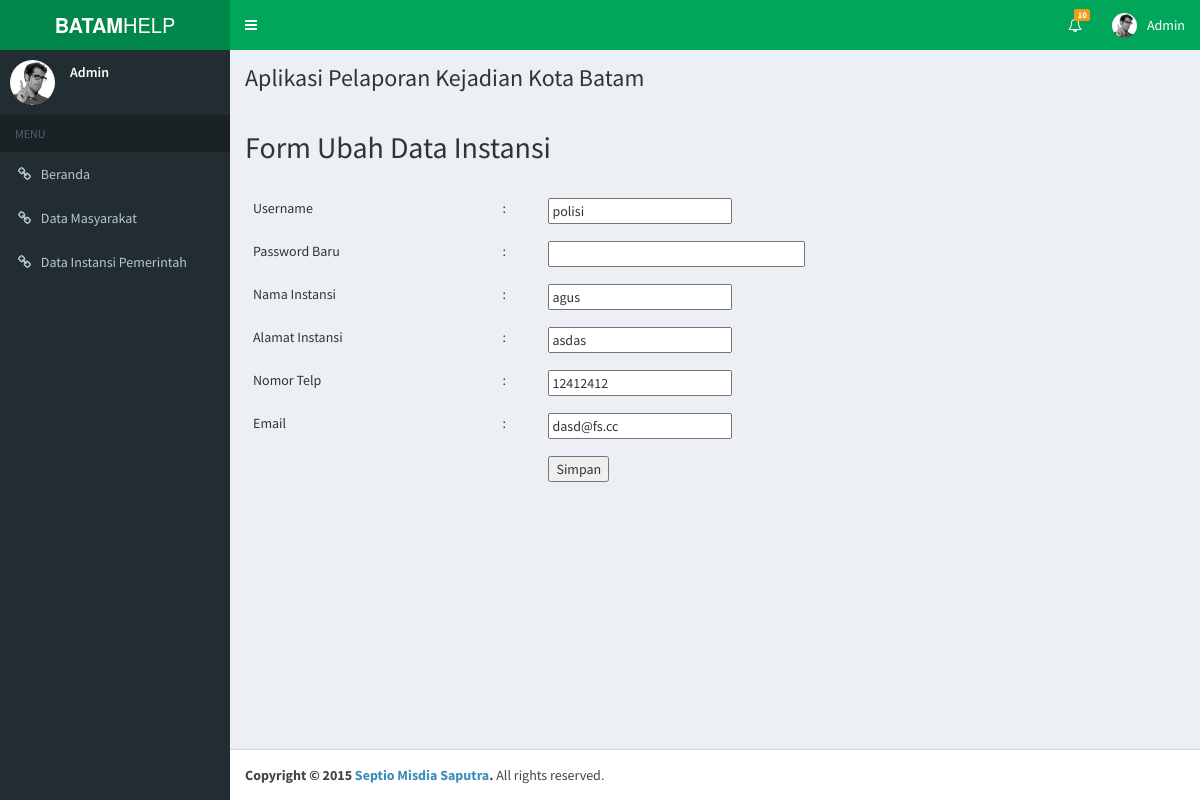
Screenshot of /pages/admin/ubah_instansi.php?username=polisi (signed in) with the database file from the repository.
### tables this page shows
CREATE TABLE IF NOT EXISTS `user` (
  `username` varchar(25) NOT NULL,
  `nama` varchar(25) NOT NULL,
  `alamat` varchar(50) NOT NULL,
  `email` varchar(30) NOT NULL,
  `password` varchar(20) NOT NULL,
  `no_telp` varchar(15) NOT NULL,
  `Status` enum('Aktif','Tidak Aktif') NOT NULL,
  `jenis` varchar(15) NOT NULL,
  PRIMARY KEY (`username`)
);

### pages/admin/ubah_instansi.php (the view, shortened to what this page needs)
<!DOCTYPE html>
<html>
  <head>
    <link rel="stylesheet" href="../../bootstrap/css/bootstrap.min.css">
    <link rel="stylesheet" href="https://maxcdn.bootstrapcdn.com/font-awesome/4.4.0/css/font-awesome.min.css">
    <link rel="stylesheet" href="https://code.ionicframework.com/ionicons/2.0.1/css/ionicons.min.css">
    <link rel="stylesheet" href="../../dist/css/AdminLTE.min.css">
    <link rel="stylesheet" href="../../dist/css/skins/skin-green.css">
  </head>
  <body class="hold-transition skin-green sidebar-mini">
    <div class="wrapper">
      <header class="main-header">
        <a href="index2.html" class="logo">
          <span class="logo-lg"><b>BATAM</b>HELP</span>
        </a>
        <nav class="navbar navbar-static-top" role="navigation">
          <a href="#" class="sidebar-toggle" data-toggle="offcanvas" role="button">
          </a>
          <div class="navbar-custom-menu">
            <ul class="nav navbar-nav">
              <li class="dropdown notifications-menu">
                <a href="#" class="dropdown-toggle" data-toggle="dropdown">
                  <i class="fa fa-bell-o"></i>
                  <span class="label label-warning">10</span>
                </a>
              </li>
              <li class="dropdown user user-menu">
                <a href="#" class="dropdown-toggle" data-toggle="dropdown">
                  <img src="../../dist/img/user2-160x160.jpg" class="user-image" alt="User Image">
                  <span class="hidden-xs"><?php echo "".$_SESSION['username']."";?></span>
                </a>
              </li>
              </ul>
          </div>
        </nav>
      </header>
      <aside class="main-sidebar">
        <section class="sidebar">
          <div class="user-panel">
            <div class="pull-left image">
              <img src="../../dist/img/user2-160x160.jpg" class="img-circle" alt="User Image">
            </div>
            <div class="pull-left info">
              <p><?php echo "".$_SESSION['username']."";?></p>
            </div>
          </div>
          <ul class="sidebar-menu">
            <li class="header">MENU</li>
            <li><a href="index.php?page=beranda"><i class="fa fa-link"></i> <span>Beranda</span></a></li>
            <li><a href="index.php?page=masyarakat"><i class="fa fa-link"></i> <span>Data Masyarakat</span></a></li>
          <li><a href="index.php?page=instansi"><i class="fa fa-link"></i> <span>Data Instansi Pemerintah</span></a></li>
          </ul>
        </section>
      </aside>
      <div class="content-wrapper">
        <section class="content-header">
          <h1>
            Aplikasi Pelaporan Kejadian Kota Batam
          </h1></br><h2>Form Ubah Data Instansi</h2></section>
        <section class="content">
<?php
include ("../proses/config.php");
$username = $_GET['username'];
$hasil = mysqli_query($con,"SELECT * FROM user WHERE username='$username'");
	$jum_hasil = $hasil->num_rows;
 if($jum_hasil){
 while($baris = $hasil->fetch_assoc()){
?>
<form action="../proses/proses_ubah_instansi.php" method="post">
		<table class="table" cellpadding="3" cellspacing="0">
			<tr>
				<td>Username</td>
				<td>:</td>
				<td><input type="text" name="username" value="<?php echo $baris['username']; ?>" readonly="yes"></td>
			</tr>
			<tr>
				<td>Password Baru</td>
				<td>:</td>
				<td><input type="password" name="password" size="30" value="" required></td>
			</tr>
			<tr>
				<td>Nama Instansi</td>
				<td>:</td>
				<td>
					<input type="text" name="namainstansi" value="<?php echo $baris['nama']; ?>" required>
				</td>
			</tr>
			<tr>
				<td>Alamat Instansi</td>
				<td>:</td>
				<td>
					<input type="text" name="alamatinstansi" value="<?php echo $baris['alamat']; ?>" required>
				</td>
			</tr>
			<tr>
				<td>Nomor Telp</td>
				<td>:</td>
				<td>
					<input type="text" name="nomor_telp" value="<?php echo $baris['no_telp']; ?>" required>
				</td>
			</tr>
			<tr>
				<td>Email</td>
				<td>:</td>
				<td>
					<input type="text" name="email" value="<?php echo $baris['email']; ?>" required>
				</td>
			</tr>
			<tr>
				<td>&nbsp;</td>
				<td></td>
				<td><input type="submit" name="submit" value="Simpan"></td>
				 <?php } ?>
				 <?php } else{
 echo 'Tidak ada data ditemukan.';
 }?>
			</tr>
		</table>
	</form>
        </section>
      </div>
      <footer class="main-footer">
        <strong>Copyright &copy; 2015 <a href="#">Septio Misdia Saputra</a>.</strong> All rights reserved.
      </footer>
     </div>
  </body>
</html>

### rows the page displays
user: username "polisi", namainstansi "agus", alamatinstansi "asdas", nomor_telp "12412412", email "dasd@fs.cc"

### other values shown
$_SESSION['username'] "Admin"
